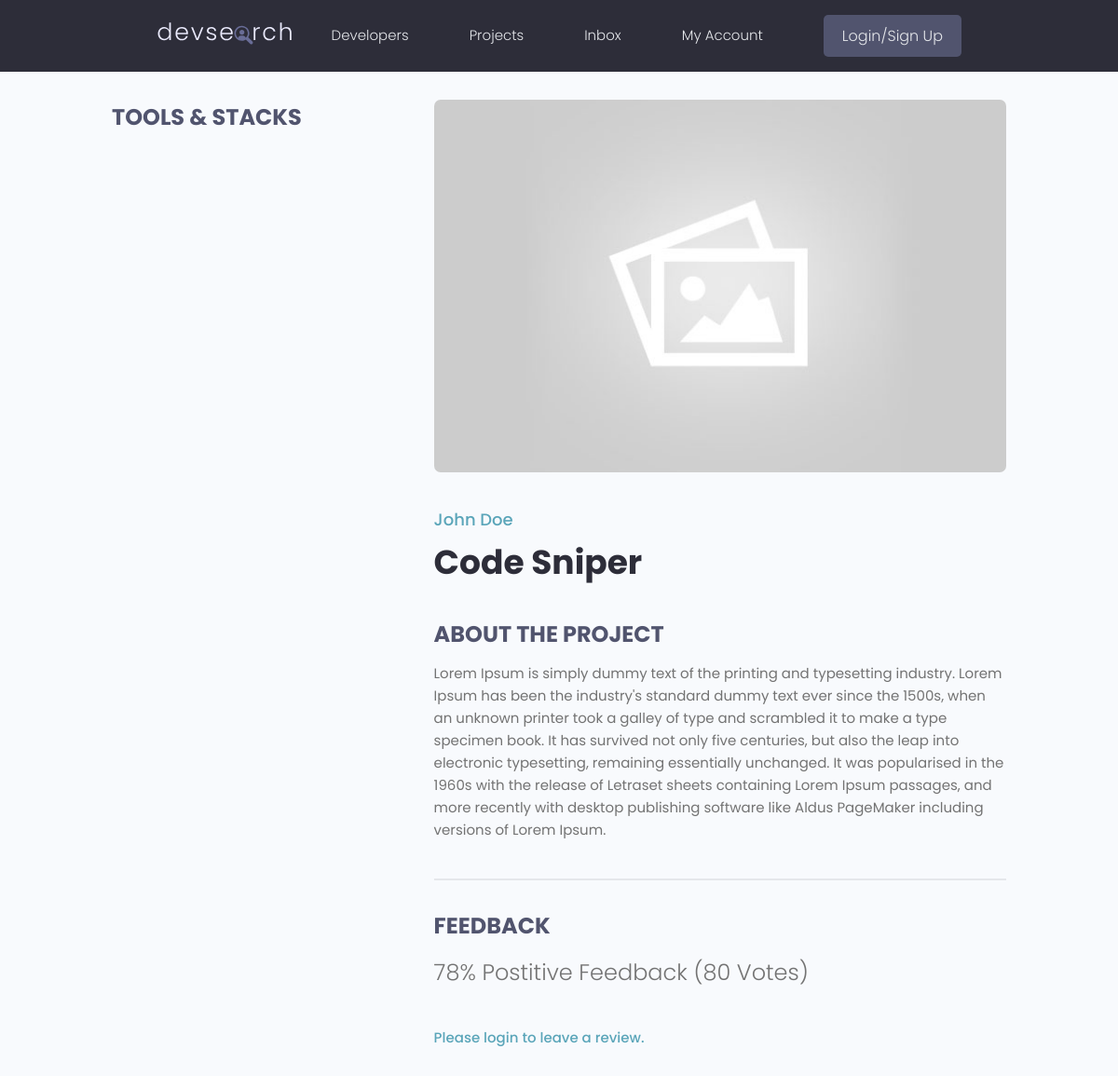
/projects/project/6c575ee6-9619-43fe-a4db-70a4806ccd2d, run on an earlier commit of the app's database.
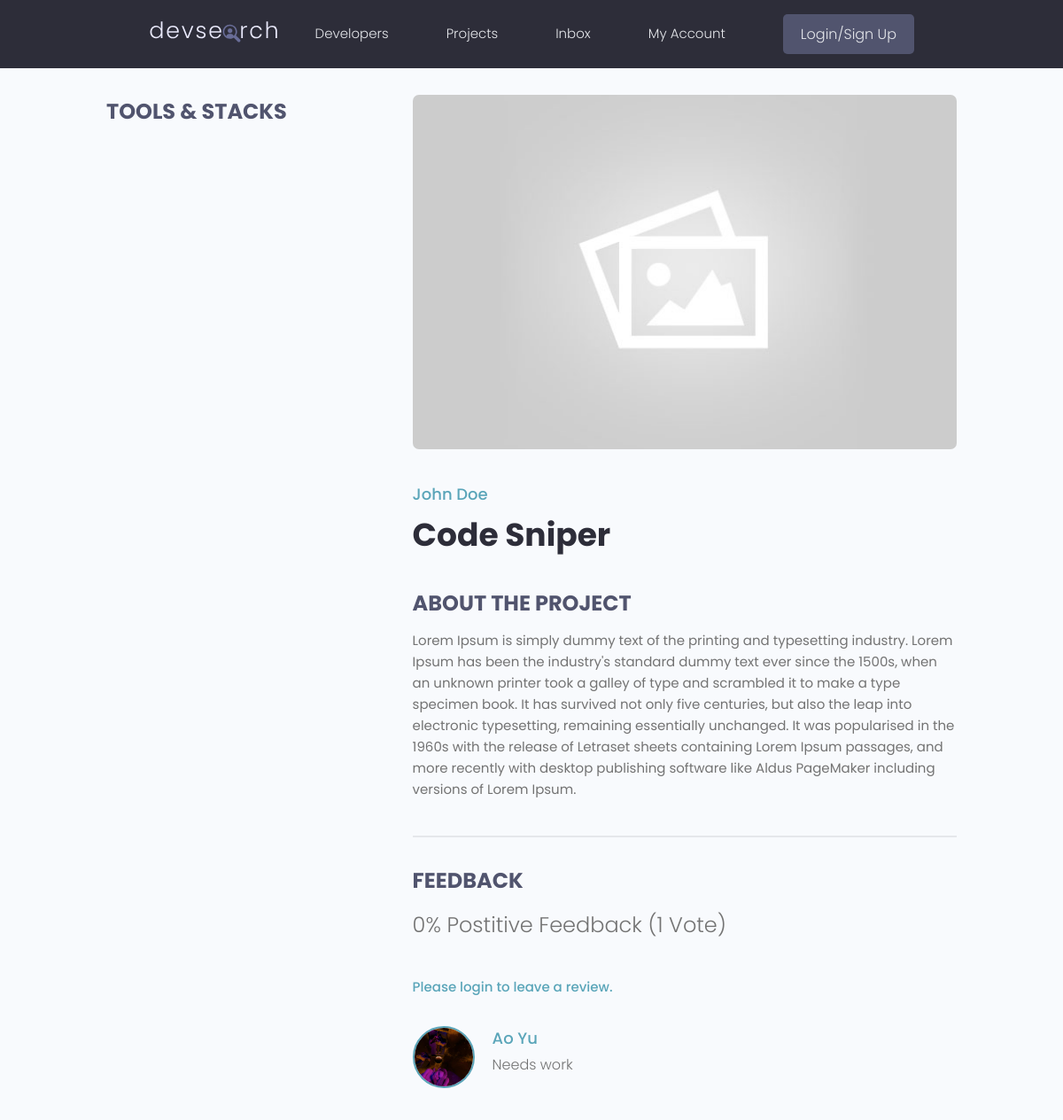
And on a later commit of the database.
### projects/models.py (models this page shows, shortened)
class Project(models.Model):
    owner = models.ForeignKey(Profile, null=True, blank=True, on_delete=models.SET_NULL)
    title = models.CharField(max_length=200)
    description = models.TextField(null=True, blank=True)
    featured_image = models.ImageField(null=True, blank=True, default='default.jpg')
    demo_link = models.CharField(max_length=2000, null=True, blank=True)
    source_link = models.CharField(max_length=2000, null=True, blank=True)
    tags = models.ManyToManyField('Tag', blank=True)
    vote_total = models.IntegerField(default=0, null=True, blank=True)
    vote_ratio = models.IntegerField(default=0, null=True, blank=True)
    created = models.DateTimeField(auto_now_add=True)
    id = models.UUIDField(default=uuid.uuid4, unique=True,
                            primary_key=True, editable=False)
    class Meta:
        ordering = ['-vote_ratio', '-vote_total', 'title']
    @property
    def reviewers(self):
        queryset = self.review_set.all().values_list('owner__id', flat=True)
        return queryset

class Review(models.Model):
    VOTE_TYPE = (
        ('up', 'Up Vote'),
        ('down', 'Down Vote')
    )
    owner = models.ForeignKey(Profile, on_delete=models.CASCADE, null=True)
    project = models.ForeignKey(Project, on_delete=models.CASCADE, null=True, blank=True)
    body = models.TextField(null=True, blank=True)
    value = models.CharField(max_length=200, choices=VOTE_TYPE)
    created = models.DateTimeField(auto_now_add=True)
    id = models.UUIDField(default=uuid.uuid4, unique=True,
                            primary_key=True, editable=False)
    class Meta:
        unique_together = [
            ['owner', 'project']
        ]

### users/models.py (models this page shows, shortened)
class Profile(models.Model):
    user = models.OneToOneField(User, null=True, on_delete=models.CASCADE, blank=True)
    name = models.CharField(max_length=200, null=True, blank=True)
    email = models.EmailField(max_length=200, null=True, blank=True)
    username = models.CharField(max_length=200, null=True, blank=True)
    location = models.CharField(max_length=200, null=True, blank=True)
    short_intro = models.CharField(max_length=200, null=True, blank=True)
    bio = models.TextField(null=True, blank=True)
    profile_image = models.ImageField(null=True, blank=True, upload_to='profiles/', default='profiles/user-default.png')
    social_github = models.CharField(max_length=200, null=True, blank=True)
    social_twitter = models.CharField(max_length=200, null=True, blank=True)
    social_linkedin = models.CharField(max_length=200, null=True, blank=True)
    social_youtube = models.CharField(max_length=200, null=True, blank=True)
    social_website = models.CharField(max_length=200, null=True, blank=True)
    created = models.DateTimeField(auto_now_add=True)
    id = models.UUIDField(default=uuid.uuid4, unique=True,
                            primary_key=True, editable=False)

### projects/views.py (the view, shortened to what this page needs)
# urls.py: path('project/<str:pk>', views.project, name="project"),
def project(request, pk):
    projectObj = Project.objects.get(id=pk)
    form = ReviewForm()
    return render(request, 'projects/single-project.html', {'project': projectObj, 'form': form})

### projects/templates/projects/single-project.html (shortened to what this page needs)
{%extends 'main.html'%}
{%block content%}
<main class="singleProject my-md">
    <div class="container">
      <div class="layout">
        <div class="column column--1of3">
          <h3 class="singleProject__subtitle">Tools & Stacks</h3>
        </div>
        <div class="column column--2of3">
          <img class="singleProject__preview" src="{{project.featured_image.url}}" alt="portfolio thumbnail" />
          <a href="profile.html" class="singleProject__developer">{{project.owner.name}}</a>
          <h2 class="singleProject__title">{{project.title}}</h2>
          <h3 class="singleProject__subtitle">About the Project</h3>
          <div class="singleProject__info">
            {{project.description}}
          </div>
          <div class="comments">
            <h3 class="singleProject__subtitle">Feedback</h3>
            <h5 class="project--rating">
              {{project.vote_ratio}}% Postitive Feedback ({{project.vote_total}} Vote{{project.vote_total|pluralize:"s"}})
            </h5>
            {% if request.user.profile.id in project.reviewers %}
              <p class="project--rating">You already left a review for this project.</p>
            {% elif request.user.profile == project.owner %}
              <p class="project--rating">You cannot review your own project.</p>
            {% else %}
              <a href="{% url 'login' %}?next={{request.path}}">Please login to leave a review.</a>
            {% endif %}
            <div class="commentList">
              {% for review in project.review_set.all %}
                {% if review.body %}
                  <div class="comment">
                    <a href="{% url 'user-profile' review.owner.id %}">
                      <img class="avatar avatar--md"
                        src="{{review.owner.profile_image.url}}" alt="user" />
                    </a>
                    <div class="comment__details">
                      <a href="{% url 'user-profile' review.owner.id %}" class="comment__author">{{review.owner.name}}</a>
                      <p class="comment__info">{{review.body|linebreaks}}</p>
                    </div>
                  </div>
                {% endif %}
              {% endfor %}
            </div>
          </div>
        </div>
      </div>
    </div>
  </main>
{%endblock content%}

What changed in the data, as far as the page shows it:
changed Project "Code Sniper": vote_ratio "78" → "0"; vote_total "80" → "1"
added Review: owner.profile_image (picture), owner.name "Ao Yu", body "Needs work"
